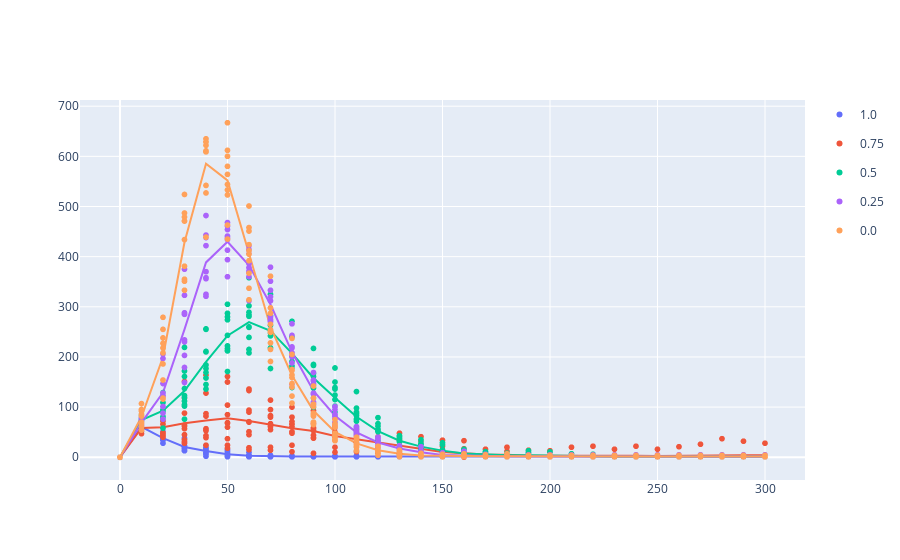

The cell this chart's notebook holds for it:
### Code cell
fig4.show()

### Figure 1 — Plotly figure (JSON) as saved in the notebook; plotly's stock layout.template omitted (floating-point values rounded to 4 significant figures; data arrays with more than 128 entries replaced by an {"elided": "..."} marker saying what was removed)
{"data": [{"hoverinfo": "none", "hovertemplate": "<b>%{hovertext}</b><br><br>epydemic.SEIRWithQuarantine.p_quarantine=1.0<br>time=%{x}<br>value=%{y}<extra></extra>", "hovertext": ["1.0", "1.0", "1.0", "1.0", "1.0", "1.0", "1.0", "1.0", "1.0", "1.0", "1.0", "1.0", "1.0", "1.0", "1.0", "1.0", "1.0", "1.0", "1.0", "1.0", "1.0", "1.0", "1.0", "1.0", "1.0", "1.0", "1.0", "1.0", "1.0", "1.0", "1.0"], "legendgroup": "1.0", "line": {"color": "#636efa", "dash": "solid"}, "mode": "lines", "name": "1.0", "orientation": "v", "showlegend": false, "type": "scatter", "x": [0, 10, 20, 30, 40, 50, 60, 70, 80, 90, 100, 110, 120, 130, 140, 150, 160, 170, 180, 190, 200, 210, 220, 230, 240, 250, 260, 270, 280, 290, 300], "xaxis": "x", "y": [0, 60.6, 38, 20.5, 12.6, 5.9, 2.9, 1.7, 1.4, 1.4, 1.4, 1.4, 1.4, 1.4, 1.4, 1.4, 1.4, 1.4, 1.4, 1.4, 1.4, 1.4, 1.4, 1.4, 1.4, 1.4, 1.4, 1.4, 1.4, 1.4, 1.4], "yaxis": "y"}, {"hoverinfo": "none", "hovertemplate": "<b>%{hovertext}</b><br><br>epydemic.SEIRWithQuarantine.p_quarantine=0.75<br>time=%{x}<br>value=%{y}<extra></extra>", "hovertext": ["0.75", "0.75", "0.75", "0.75", "0.75", "0.75", "0.75", "0.75", "0.75", "0.75", "0.75", "0.75", "0.75", "0.75", "0.75", "0.75", "0.75", "0.75", "0.75", "0.75", "0.75", "0.75", "0.75", "0.75", "0.75", "0.75", "0.75", "0.75", "0.75", "0.75", "0.75"], "legendgroup": "0.75", "line": {"color": "#EF553B", "dash": "solid"}, "mode": "lines", "name": "0.75", "orientation": "v", "showlegend": false, "type": "scatter", "x": [0, 10, 20, 30, 40, 50, 60, 70, 80, 90, 100, 110, 120, 130, 140, 150, 160, 170, 180, 190, 200, 210, 220, 230, 240, 250, 260, 270, 280, 290, 300], "xaxis": "x", "y": [0, 58.4, 59.7, 67.9, 73.1, 77.6, 72.4, 65.4, 57.8, 52.5, 42.5, 35.9, 29.2, 22.3, 15.9, 10.3, 8, 5.4, 4.9, 3.2, 3.2, 3.5, 3.3, 2.8, 3.2, 2.6, 3.1, 3.6, 4.7, 4.2, 3.8], "yaxis": "y"}, {"hoverinfo": "none", "hovertemplate": "<b>%{hovertext}</b><br><br>epydemic.SEIRWithQuarantine.p_quarantine=0.5<br>time=%{x}<br>value=%{y}<extra></extra>", "hovertext": ["0.5", "0.5", "0.5", "0.5", "0.5", "0.5", "0.5", "0.5", "0.5", "0.5", "0.5", "0.5", "0.5", "0.5", "0.5", "0.5", "0.5", "0.5", "0.5", "0.5", "0.5", "0.5", "0.5", "0.5", "0.5", "0.5", "0.5", "0.5", "0.5", "0.5", "0.5"], "legendgroup": "0.5", "line": {"color": "#00cc96", "dash": "solid"}, "mode": "lines", "name": "0.5", "orientation": "v", "showlegend": false, "type": "scatter", "x": [0, 10, 20, 30, 40, 50, 60, 70, 80, 90, 100, 110, 120, 130, 140, 150, 160, 170, 180, 190, 200, 210, 220, 230, 240, 250, 260, 270, 280, 290, 300], "xaxis": "x", "y": [0, 74.2, 93, 132.6, 190.1, 242.4, 269.5, 252, 207.1, 158, 118.8, 80.7, 52, 33, 21.2, 13.2, 7.6, 5.1, 4, 4.1, 3.2, 2, 1.9, 1.6, 1.5, 1.5, 1.5, 1.5, 1.5, 1.5, 1.5], "yaxis": "y"}, {"hoverinfo": "none", "hovertemplate": "<b>%{hovertext}</b><br><br>epydemic.SEIRWithQuarantine.p_quarantine=0.25<br>time=%{x}<br>value=%{y}<extra></extra>", "hovertext": ["0.25", "0.25", "0.25", "0.25", "0.25", "0.25", "0.25", "0.25", "0.25", "0.25", "0.25", "0.25", "0.25", "0.25", "0.25", "0.25", "0.25", "0.25", "0.25", "0.25", "0.25", "0.25", "0.25", "0.25", "0.25", "0.25", "0.25", "0.25", "0.25", "0.25", "0.25"], "legendgroup": "0.25", "line": {"color": "#ab63fa", "dash": "solid"}, "mode": "lines", "name": "0.25", "orientation": "v", "showlegend": false, "type": "scatter", "x": [0, 10, 20, 30, 40, 50, 60, 70, 80, 90, 100, 110, 120, 130, 140, 150, 160, 170, 180, 190, 200, 210, 220, 230, 240, 250, 260, 270, 280, 290, 300], "xaxis": "x", "y": [0, 69, 128.8, 255.1, 388.5, 429.7, 382.9, 304.6, 209.8, 132.3, 82.8, 49.6, 29.5, 17.4, 10, 4.3, 3.5, 2.3, 1.8, 1.8, 1.6, 2, 1.7, 1.8, 1.7, 1.7, 1.7, 1.7, 1.7, 1.7, 1.7], "yaxis": "y"}, {"hoverinfo": "none", "hovertemplate": "<b>%{hovertext}</b><br><br>epydemic.SEIRWithQuarantine.p_quarantine=0.0<br>time=%{x}<br>value=%{y}<extra></extra>", "hovertext": ["0.0", "0.0", "0.0", "0.0", "0.0", "0.0", "0.0", "0.0", "0.0", "0.0", "0.0", "0.0", "0.0", "0.0", "0.0", "0.0", "0.0", "0.0", "0.0", "0.0", "0.0", "0.0", "0.0", "0.0", "0.0", "0.0", "0.0", "0.0", "0.0", "0.0", "0.0"], "legendgroup": "0.0", "line": {"color": "#FFA15A", "dash": "solid"}, "mode": "lines", "name": "0.0", "orientation": "v", "showlegend": false, "type": "scatter", "x": [0, 10, 20, 30, 40, 50, 60, 70, 80, 90, 100, 110, 120, 130, 140, 150, 160, 170, 180, 190, 200, 210, 220, 230, 240, 250, 260, 270, 280, 290, 300], "xaxis": "x", "y": [0, 80.8, 199.9, 428.6, 585.2, 552.1, 406.1, 259.8, 163, 92.7, 50.4, 27.7, 14, 6.9, 3.7, 2.7, 2.6, 2, 2, 1.7, 1.7, 1.7, 1.7, 1.7, 1.7, 1.7, 1.7, 1.7, 1.7, 1.7, 1.7], "yaxis": "y"}, {"hovertemplate": "<b>%{hovertext}</b><br><br>epydemic.SEIRWithQuarantine.p_quarantine=1.0<br>time=%{x}<br>value=%{y}<extra></extra>", "hovertext": {"elided": "310 str values"}, "legendgroup": "1.0", "marker": {"color": "#636efa", "symbol": "circle"}, "mode": "markers", "name": "1.0", "showlegend": true, "type": "scattergl", "x": {"elided": "310 int values"}, "xaxis": "x", "y": {"elided": "310 int values"}, "yaxis": "y"}, {"hovertemplate": "<b>%{hovertext}</b><br><br>epydemic.SEIRWithQuarantine.p_quarantine=0.75<br>time=%{x}<br>value=%{y}<extra></extra>", "hovertext": {"elided": "310 str values"}, "legendgroup": "0.75", "marker": {"color": "#EF553B", "symbol": "circle"}, "mode": "markers", "name": "0.75", "showlegend": true, "type": "scattergl", "x": {"elided": "310 int values"}, "xaxis": "x", "y": {"elided": "310 int values"}, "yaxis": "y"}, {"hovertemplate": "<b>%{hovertext}</b><br><br>epydemic.SEIRWithQuarantine.p_quarantine=0.5<br>time=%{x}<br>value=%{y}<extra></extra>", "hovertext": {"elided": "310 str values"}, "legendgroup": "0.5", "marker": {"color": "#00cc96", "symbol": "circle"}, "mode": "markers", "name": "0.5", "showlegend": true, "type": "scattergl", "x": {"elided": "310 int values"}, "xaxis": "x", "y": {"elided": "310 int values"}, "yaxis": "y"}, {"hovertemplate": "<b>%{hovertext}</b><br><br>epydemic.SEIRWithQuarantine.p_quarantine=0.25<br>time=%{x}<br>value=%{y}<extra></extra>", "hovertext": {"elided": "310 str values"}, "legendgroup": "0.25", "marker": {"color": "#ab63fa", "symbol": "circle"}, "mode": "markers", "name": "0.25", "showlegend": true, "type": "scattergl", "x": {"elided": "310 int values"}, "xaxis": "x", "y": {"elided": "310 int values"}, "yaxis": "y"}, {"hovertemplate": "<b>%{hovertext}</b><br><br>epydemic.SEIRWithQuarantine.p_quarantine=0.0<br>time=%{x}<br>value=%{y}<extra></extra>", "hovertext": {"elided": "310 str values"}, "legendgroup": "0.0", "marker": {"color": "#FFA15A", "symbol": "circle"}, "mode": "markers", "name": "0.0", "showlegend": true, "type": "scattergl", "x": {"elided": "310 int values"}, "xaxis": "x", "y": {"elided": "310 int values"}, "yaxis": "y"}], "layout": {}}
